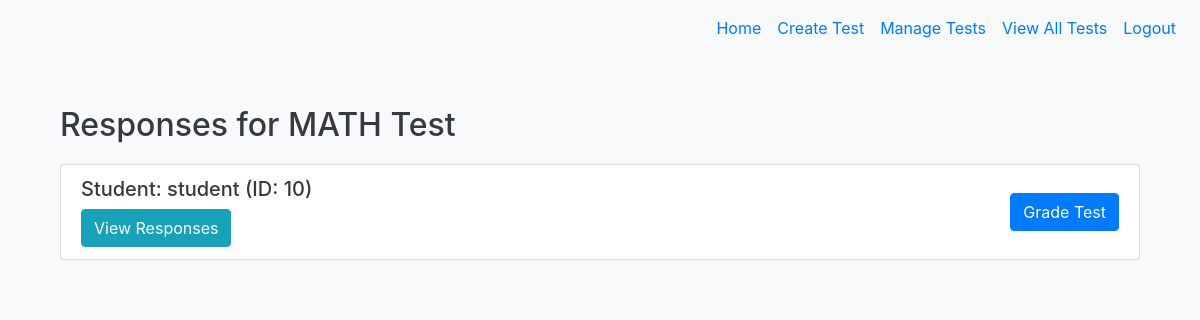
The page /test/4/responses (signed in) on the database its author committed.
### tables this page shows
CREATE TABLE "Test" (
    id INTEGER PRIMARY KEY AUTOINCREMENT,
    test_name TEXT NOT NULL,
    test_description TEXT,
    teacher_id INTEGER,
    FOREIGN KEY (teacher_id) REFERENCES User(id) ON DELETE CASCADE
);

CREATE TABLE User (
    id INTEGER PRIMARY KEY AUTOINCREMENT,
    username TEXT NOT NULL UNIQUE,
    password TEXT NOT NULL,
    role TEXT NOT NULL  -- 'student' or 'teacher'
);

### app.py (the view)
@app.route('/test/<int:test_id>/responses')
@login_required
def view_test_responses(test_id):
    if current_user.role != 'teacher':
        flash('Only teachers can view test responses.', 'danger')
        return redirect(url_for('home'))
    test = db.execute("SELECT * FROM Test WHERE id = ?", test_id)[0]
    students = db.execute("SELECT DISTINCT Answer.student_id, User.username FROM Answer LEFT JOIN User ON Answer.student_id = User.id WHERE Answer.test_id = ?", test_id)
    for student in students:
        responses = db.execute("SELECT Answer.question_id, Answer.answer_text FROM Answer WHERE Answer.student_id = ? AND Answer.test_id = ?", student["student_id"], test_id)
        student["responses"] = responses
    return render_template('view_test_responses.html', test=test, students=students)

### app.py (called while the page is built)
@login_manager.user_loader
def load_user(user_id):
    user = db.execute("SELECT * FROM User WHERE id = ?", user_id)
    if user:
        return User(id=user[0]['id'], username=user[0]['username'], password=user[0]['password'], role=user[0]['role'])
    return None

### templates/view_test_responses.html
{% extends "base.html" %}
{% block content %}
<div class="container mt-4">
    <h2>Responses for {{ test.test_name }}</h2>
    <ul class="list-group">
        {% for student in students %}
        <li class="list-group-item">
            <div class="d-flex justify-content-between align-items-center">
                <div>
                    <h5>Student: {{ student.username }} (ID: {{ student.student_id }})</h5>
                    <a href="{{ url_for('view_individual_response', test_id=test.id, student_id=student.student_id) }}" class="btn btn-info">
                        View Responses
                    </a>
                </div>
                <div>
                    <a href="{{ url_for('grade_individual_test', test_id=test.id, student_id=student.student_id) }}" class="btn btn-primary">Grade Test</a>
                </div>
            </div>
        </li>
        {% endfor %}
    </ul>
</div>
{% endblock %}

### static/css/styles.css (style rules this page uses)
body { background-color: #f8f9fa; color: #343a40; }
.container { margin-top: 50px; }
h2 { margin-bottom: 20px; }
.btn-primary { background-color: #007bff; border-color: #007bff; }

### rows shown on the page
Test: test_name "MATH Test"
User: username "student", student_id "10"
